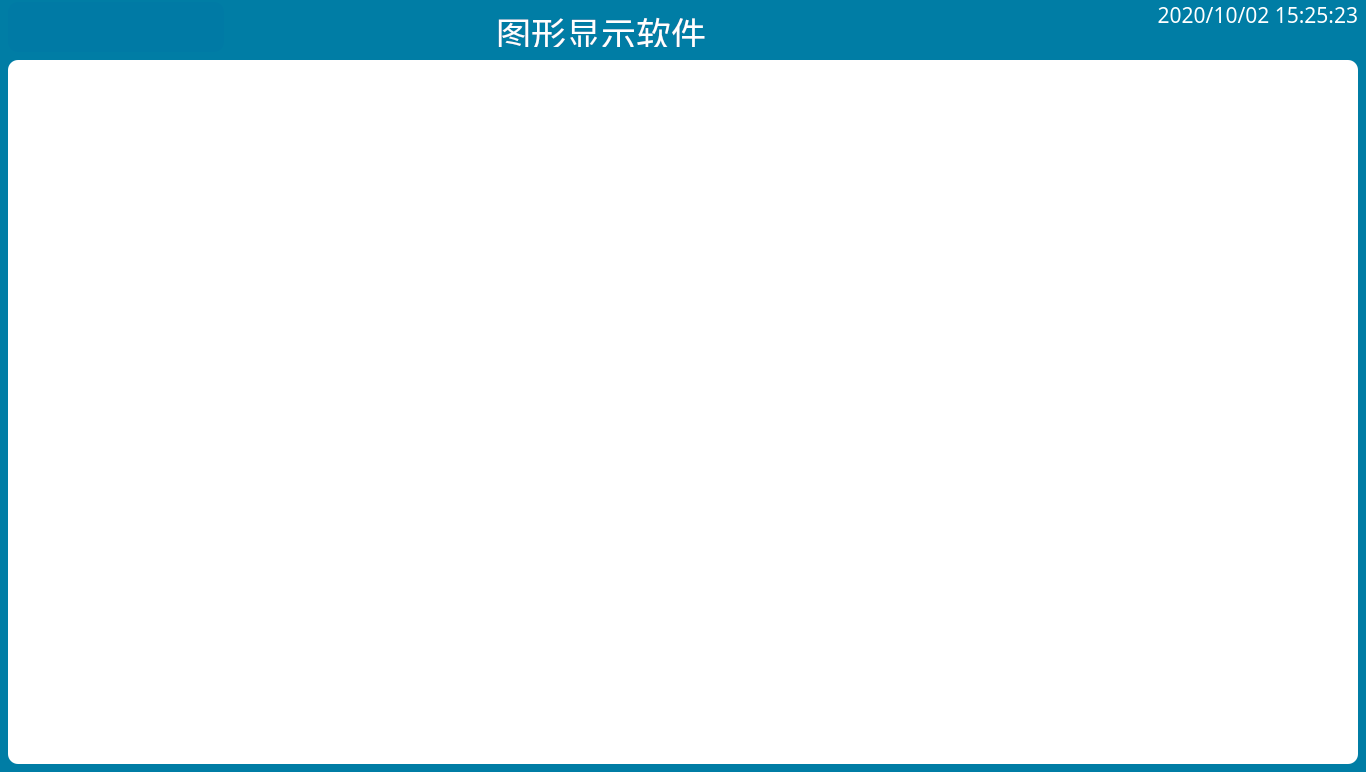
<?xml version="1.0" encoding="UTF-8"?>
<ui version="4.0">
 <class>MainWindow</class>
 <widget class="QMainWindow" name="MainWindow">
  <property name="geometry">
   <rect>
    <x>0</x>
    <y>0</y>
    <width>1366</width>
    <height>772</height>
   </rect>
  </property>
  <property name="windowTitle">
   <string>MainWindow</string>
  </property>
  <property name="styleSheet">
   <string notr="true"/>
  </property>
  <widget class="QWidget" name="centralWidget">
   <property name="styleSheet">
    <string notr="true">QWidget#centralWidget{
background-color: rgb(0, 125, 165);
}
QDialog{
font: 18pt &quot;微软雅黑&quot;;
background-color: rgb(255, 255, 255);
}
QToolButton{
font: 20pt &quot;微软雅黑&quot;;
color: rgb(255, 255, 255);
border-radius:10px;
background-color: rgb(0, 122, 165);
}
QToolButton:disabled{
font: 19pt &quot;微软雅黑&quot;;
color: rgb(180, 180, 180);
border-color: rgb(180, 180, 180);
}</string>
   </property>
   <layout class="QVBoxLayout" name="verticalLayout_2">
    <property name="spacing">
     <number>5</number>
    </property>
    <property name="leftMargin">
     <number>8</number>
    </property>
    <property name="topMargin">
     <number>0</number>
    </property>
    <property name="rightMargin">
     <number>8</number>
    </property>
    <property name="bottomMargin">
     <number>8</number>
    </property>
    <item>
     <layout class="QHBoxLayout" name="horizontalLayout">
      <item>
       <widget class="QToolButton" name="tBtnLogo">
        <property name="minimumSize">
         <size>
          <width>216</width>
          <height>50</height>
         </size>
        </property>
        <property name="maximumSize">
         <size>
          <width>216</width>
          <height>50</height>
         </size>
        </property>
        <property name="styleSheet">
         <string notr="true">QToolButton{
border-image: url(:/Image/Sensor.png);
}
</string>
        </property>
        <property name="text">
         <string/>
        </property>
        <property name="autoRaise">
         <bool>false</bool>
        </property>
       </widget>
      </item>
      <item>
       <spacer name="horizontalSpacer">
        <property name="orientation">
         <enum>Qt::Horizontal</enum>
        </property>
        <property name="sizeHint" stdset="0">
         <size>
          <width>40</width>
          <height>20</height>
         </size>
        </property>
       </spacer>
      </item>
      <item>
       <widget class="QLabel" name="lbSystemName">
        <property name="sizePolicy">
         <sizepolicy hsizetype="Fixed" vsizetype="Fixed">
          <horstretch>0</horstretch>
          <verstretch>0</verstretch>
         </sizepolicy>
        </property>
        <property name="maximumSize">
         <size>
          <width>366</width>
          <height>40</height>
         </size>
        </property>
        <property name="font">
         <font>
          <family>微软雅黑</family>
          <pointsize>26</pointsize>
          <weight>50</weight>
          <italic>false</italic>
          <bold>false</bold>
         </font>
        </property>
        <property name="focusPolicy">
         <enum>Qt::ClickFocus</enum>
        </property>
        <property name="styleSheet">
         <string notr="true">font: 26pt &quot;微软雅黑&quot;;
color: rgb(255, 255, 255);</string>
        </property>
        <property name="text">
         <string>图形显示软件</string>
        </property>
        <property name="alignment">
         <set>Qt::AlignHCenter|Qt::AlignTop</set>
        </property>
       </widget>
      </item>
      <item>
       <spacer name="horizontalSpacer_2">
        <property name="orientation">
         <enum>Qt::Horizontal</enum>
        </property>
        <property name="sizeHint" stdset="0">
         <size>
          <width>40</width>
          <height>20</height>
         </size>
        </property>
       </spacer>
      </item>
      <item>
       <layout class="QVBoxLayout" name="verticalLayout">
        <property name="spacing">
         <number>5</number>
        </property>
        <item>
         <widget class="QLabel" name="lbSystemTime">
          <property name="sizePolicy">
           <sizepolicy hsizetype="Fixed" vsizetype="Fixed">
            <horstretch>0</horstretch>
            <verstretch>0</verstretch>
           </sizepolicy>
          </property>
          <property name="minimumSize">
           <size>
            <width>380</width>
            <height>25</height>
           </size>
          </property>
          <property name="maximumSize">
           <size>
            <width>380</width>
            <height>25</height>
           </size>
          </property>
          <property name="font">
           <font>
            <family>微软雅黑</family>
            <pointsize>16</pointsize>
            <weight>50</weight>
            <italic>false</italic>
            <bold>false</bold>
           </font>
          </property>
          <property name="focusPolicy">
           <enum>Qt::ClickFocus</enum>
          </property>
          <property name="styleSheet">
           <string notr="true">font: 16pt &quot;微软雅黑&quot;;
color: rgb(255, 255, 255);</string>
          </property>
          <property name="text">
           <string>2020/10/02 15:25:23</string>
          </property>
          <property name="alignment">
           <set>Qt::AlignRight|Qt::AlignTop|Qt::AlignTrailing</set>
          </property>
         </widget>
        </item>
        <item>
         <widget class="QLabel" name="lbCompany">
          <property name="sizePolicy">
           <sizepolicy hsizetype="Fixed" vsizetype="Fixed">
            <horstretch>0</horstretch>
            <verstretch>0</verstretch>
           </sizepolicy>
          </property>
          <property name="minimumSize">
           <size>
            <width>380</width>
            <height>25</height>
           </size>
          </property>
          <property name="maximumSize">
           <size>
            <width>380</width>
            <height>25</height>
           </size>
          </property>
          <property name="font">
           <font>
            <family>微软雅黑</family>
            <pointsize>16</pointsize>
            <weight>50</weight>
            <italic>false</italic>
            <bold>false</bold>
           </font>
          </property>
          <property name="focusPolicy">
           <enum>Qt::ClickFocus</enum>
          </property>
          <property name="styleSheet">
           <string notr="true">font: 16pt &quot;微软雅黑&quot;;
color: rgb(255, 255, 255);</string>
          </property>
          <property name="text">
           <string/>
          </property>
          <property name="alignment">
           <set>Qt::AlignRight|Qt::AlignTrailing|Qt::AlignVCenter</set>
          </property>
         </widget>
        </item>
       </layout>
      </item>
     </layout>
    </item>
    <item>
     <widget class="QStackedWidget" name="stackedWidget">
      <property name="minimumSize">
       <size>
        <width>1350</width>
        <height>700</height>
       </size>
      </property>
      <property name="styleSheet">
       <string notr="true">background-color: rgb(255, 255, 255);
border-radius:10px;</string>
      </property>
     </widget>
    </item>
   </layout>
  </widget>
 </widget>
 <layoutdefault spacing="6" margin="11"/>
 <resources/>
 <connections/>
</ui>
